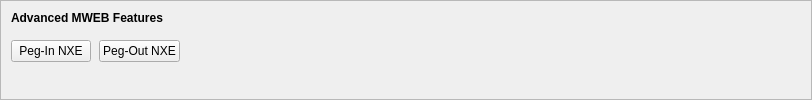
    <widget class="QFrame" name="frameMWEBFeatures">
     <property name="sizePolicy">
      <sizepolicy hsizetype="Expanding" vsizetype="Expanding">
       <horstretch>0</horstretch>
       <verstretch>0</verstretch>
      </sizepolicy>
     </property>
     <property name="maximumSize">
      <size>
       <width>16777215</width>
       <height>16777215</height>
      </size>
     </property>
     <property name="frameShape">
      <enum>QFrame::StyledPanel</enum>
     </property>
     <property name="frameShadow">
      <enum>QFrame::Sunken</enum>
     </property>
     <layout class="QVBoxLayout" name="verticalLayoutMWEBFeatures2">
      <property name="spacing">
       <number>0</number>
      </property>
      <property name="leftMargin">
       <number>0</number>
      </property>
      <property name="topMargin">
       <number>0</number>
      </property>
      <property name="rightMargin">
       <number>0</number>
      </property>
      <property name="bottomMargin">
       <number>6</number>
      </property>
      <item>
       <layout class="QVBoxLayout" name="verticalLayoutMWEBFeatures" stretch="0,0,1">
        <property name="spacing">
         <number>0</number>
        </property>
        <property name="leftMargin">
         <number>10</number>
        </property>
        <property name="topMargin">
         <number>10</number>
        </property>
        <item>
         <layout class="QHBoxLayout" name="horizontalLayoutMWEBFeatures1">
          <property name="bottomMargin">
           <number>15</number>
          </property>
          <item>
           <widget class="QLabel" name="labelMWEBFeatures">
            <property name="sizePolicy">
             <sizepolicy hsizetype="Preferred" vsizetype="Maximum">
              <horstretch>0</horstretch>
              <verstretch>0</verstretch>
             </sizepolicy>
            </property>
            <property name="font">
             <font>
              <weight>75</weight>
              <bold>true</bold>
             </font>
            </property>
            <property name="styleSheet">
             <string notr="true">font-weight:bold;</string>
            </property>
            <property name="text">
             <string>Advanced MWEB Features</string>
            </property>
           </widget>
          </item>
         </layout>
        </item>
        <item>
         <layout class="QHBoxLayout" name="horizontalLayoutMWEBFeatures2" stretch="0,0,0">
          <property name="spacing">
           <number>8</number>
          </property>
          <property name="bottomMargin">
           <number>10</number>
          </property>
          <item>
           <widget class="QPushButton" name="pushButtonMWEBPegIn">
            <property name="styleSheet">
             <string notr="true"/>
            </property>
            <property name="text">
             <string>Peg-In NXE</string>
            </property>
            <property name="checkable">
             <bool>true</bool>
            </property>
            <property name="autoDefault">
             <bool>false</bool>
            </property>
           </widget>
          </item>
          <item>
           <widget class="QPushButton" name="pushButtonMWEBPegOut">
            <property name="styleSheet">
             <string notr="true"/>
            </property>
            <property name="text">
             <string>Peg-Out NXE</string>
            </property>
            <property name="checkable">
             <bool>true</bool>
            </property>
            <property name="autoDefault">
             <bool>false</bool>
            </property>
           </widget>
          </item>
          <item>
           <spacer name="horizontalSpacerMWEBFeatures">
            <property name="orientation">
             <enum>Qt::Horizontal</enum>
            </property>
            <property name="sizeHint" stdset="0">
             <size>
              <width>40</width>
              <height>1</height>
             </size>
            </property>
           </spacer>
          </item>
         </layout>
        </item>
        <item>
         <spacer name="verticalSpacerMWEBFeatures">
          <property name="orientation">
           <enum>Qt::Vertical</enum>
          </property>
          <property name="sizeHint" stdset="0">
           <size>
            <width>800</width>
            <height>1</height>
           </size>
          </property>
         </spacer>
        </item>
       </layout>
      </item>
     </layout>
    </widget>
